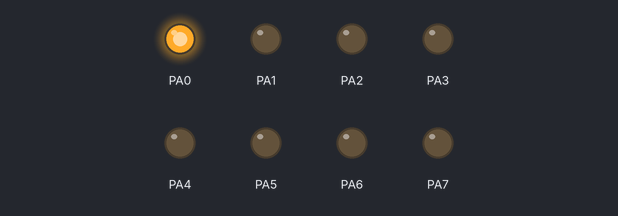
Recording of a program running on a simulated ATmega128, built with avr-gcc and emulated at 10 MHz. Shown: output pins drawn as LEDs (lit = HIGH).

Above: at 0.5 s.
At 2.5 s:
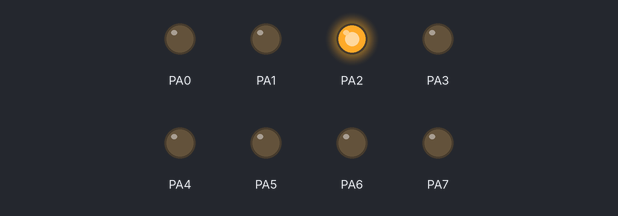
At 4.5 s:
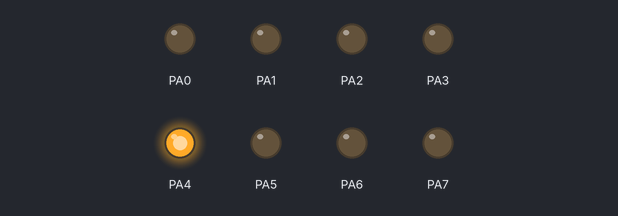
At 8.5 s:
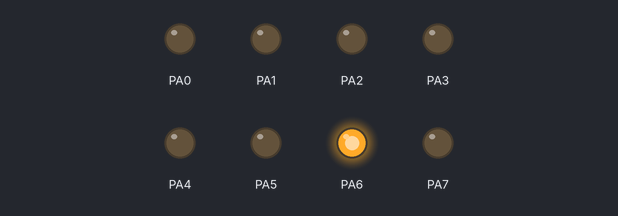
At 13.5 s:
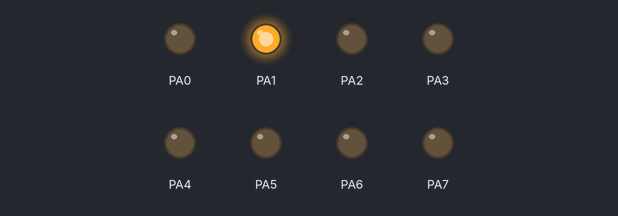
At 17.5 s:
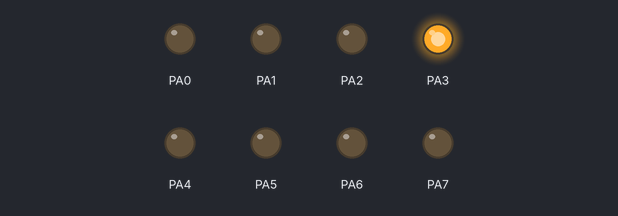
Timing chart, 0 to 18.2 s (numbered marks = the images above):
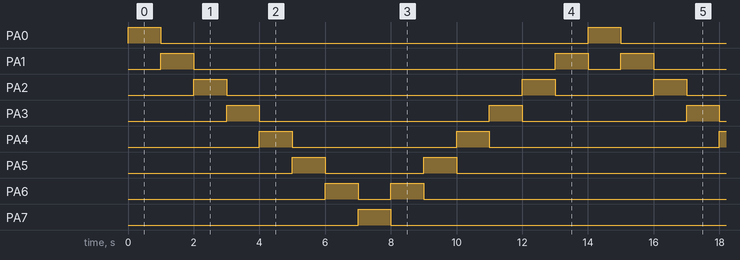

Measured:
- by itself, PA0, PA7: alternates HIGH for 1.0 s and LOW for 13.0 s
- by itself, PA1: repeats every 14.0 s: LOW 11.0 s, HIGH 1.0 s, LOW 1.0 s, HIGH 1.0 s
- by itself, PA2: repeats every 14.0 s: LOW 9.0 s, HIGH 1.0 s, LOW 3.0 s, HIGH 1.0 s
- by itself, PA3: repeats every 14.0 s: LOW 7.0 s, HIGH 1.0 s, LOW 5.0 s, HIGH 1.0 s
- by itself, PA4: repeats every 14.0 s: LOW 5.0 s, HIGH 1.0 s, LOW 7.0 s, HIGH 1.0 s
- by itself, PA5: repeats every 14.0 s: LOW 3.0 s, HIGH 1.0 s, LOW 9.0 s, HIGH 1.0 s
- by itself, PA6: repeats every 14.0 s: LOW 1.0 s, HIGH 1.0 s, LOW 11.0 s, HIGH 1.0 s

The program:

State_Machine_Example.c
```c
/*
 * State_Machine_Example.c
 *
 * Created: 08.03.2014 22:39:27
 *  Author: Denis Vasilkovsky
 *
 *   About: Пример бегущего вверх-вниз по порту A огонька, только реализованный
 *          в виде конечно автомата. Настоящий конечный автомат тут конечно не
 *          получается, поскольку еще не до конца известен синтаксис языка Си.
 */

#include <avr/io.h>
#define F_CPU 10000000UL
#include <util/delay.h>

/* Движение огонька вниз по отладочной плате, то есть в сторону к старшим разрядам */
#define ST_MOVING_UP    0
/* Движение огонька вверх по отладочной плате, то есть в сторону к младшим разрядам */
#define ST_MOVING_DOWN  1

int main(void)
{
	char i = 1, state = ST_MOVING_DOWN;

	DDRA = 0xFF;

    while(1)
    {
        // Обновление состояния порта
		PORTA = i;

		// Обновление конечного автомата
		switch (state) {
			case ST_MOVING_UP:
				// действие для состояния
				i = i >> 1;
				// проверка перехода
				if (i == 0x01)
					state = ST_MOVING_DOWN;
				break;
			case ST_MOVING_DOWN:
				// действие для состояния
				i = i << 1;
				// проверка перехода
				if (i == 0x80)
					state = ST_MOVING_UP;
				break;
		}

		// Задержка
		_delay_ms(1000);
    }
}
```
